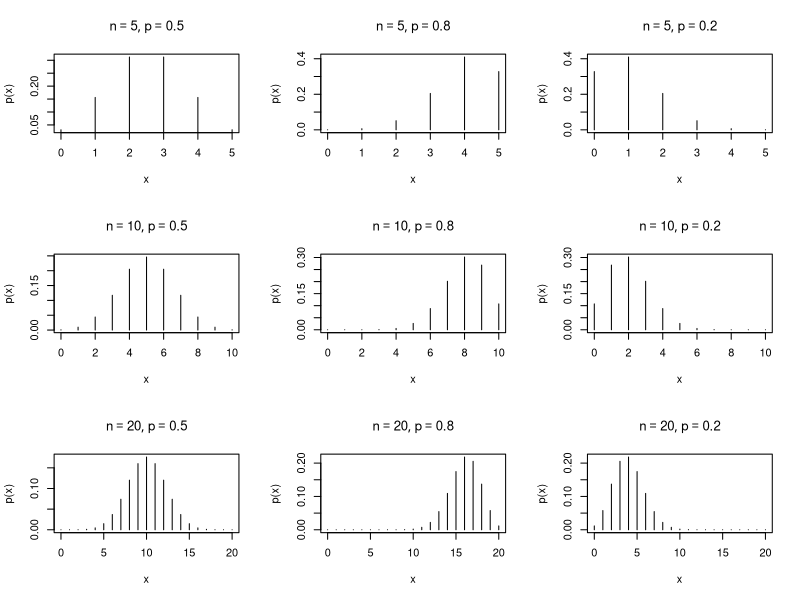
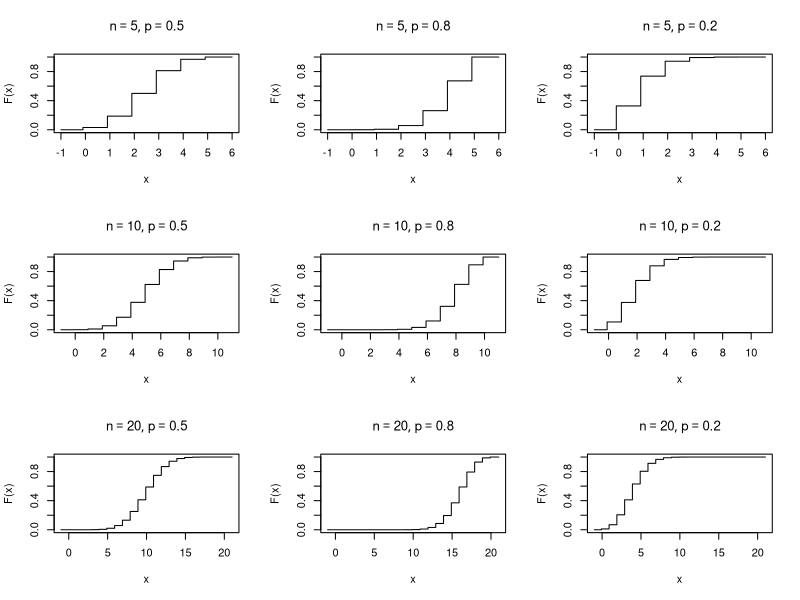

Source code (R) for these figures, in order:
#These figures are for Lecture #9 - Discrete RVs II

bpmf <- function(n, p){
  
  x <- 0:n
  y <- dbinom(x, size = n, prob = p)
  plot(x, y, xlab = 'x', ylab = 'p(x)', main = bquote(list(n == .(n), p == .(p))), type = 'h')

}

par(mfrow = c(3,3))
bpmf(n = 5, p = 0.5)
bpmf(n = 5, p = 0.8)
bpmf(n = 5, p = 0.2)
bpmf(n = 10, p = 0.5)
bpmf(n = 10, p = 0.8)
bpmf(n = 10, p = 0.2)
bpmf(n = 20, p = 0.5)
bpmf(n = 20, p = 0.8)
bpmf(n = 20, p = 0.2)
par(mfrow = c(1,1))


bcdf<- function(n, p){
  
  x <- seq(from = -1, to = (n+1), by = 0.1)
  y <- pbinom(x, size = n, prob = p)
  plot(x, y, xlab = 'x', ylab = 'F(x)', main = bquote(list(n == .(n), p == .(p))), type = 'S')
  
}


par(mfrow = c(3,3))
bcdf(n = 5, p = 0.5)
bcdf(n = 5, p = 0.8)
bcdf(n = 5, p = 0.2)
bcdf(n = 10, p = 0.5)
bcdf(n = 10, p = 0.8)
bcdf(n = 10, p = 0.2)
bcdf(n = 20, p = 0.5)
bcdf(n = 20, p = 0.8)
bcdf(n = 20, p = 0.2)
par(mfrow = c(1,1))



